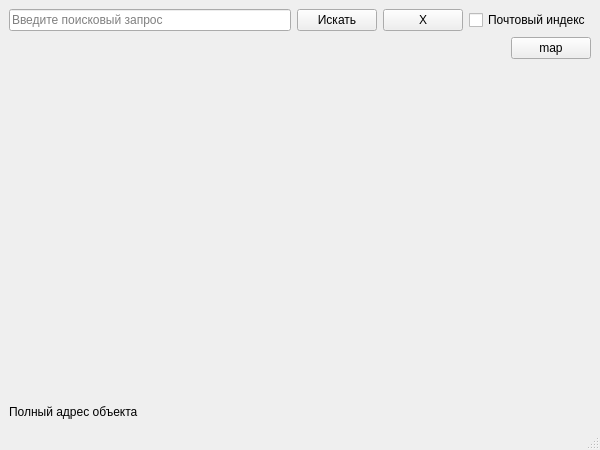
<?xml version="1.0" encoding="UTF-8"?>
<ui version="4.0">
 <class>MainWindow</class>
 <widget class="QMainWindow" name="MainWindow">
  <property name="geometry">
   <rect>
    <x>0</x>
    <y>0</y>
    <width>600</width>
    <height>450</height>
   </rect>
  </property>
  <property name="sizePolicy">
   <sizepolicy hsizetype="Preferred" vsizetype="Preferred">
    <horstretch>0</horstretch>
    <verstretch>0</verstretch>
   </sizepolicy>
  </property>
  <property name="maximumSize">
   <size>
    <width>600</width>
    <height>450</height>
   </size>
  </property>
  <property name="windowTitle">
   <string>MiniYandexMaps</string>
  </property>
  <widget class="QWidget" name="centralwidget">
   <property name="sizePolicy">
    <sizepolicy hsizetype="Preferred" vsizetype="Preferred">
     <horstretch>0</horstretch>
     <verstretch>0</verstretch>
    </sizepolicy>
   </property>
   <property name="maximumSize">
    <size>
     <width>16777215</width>
     <height>16777215</height>
    </size>
   </property>
   <property name="focusPolicy">
    <enum>Qt::ClickFocus</enum>
   </property>
   <layout class="QGridLayout" name="gridLayout">
    <item row="4" column="0" colspan="4">
     <layout class="QGridLayout" name="gridLayoutControls">
      <item row="0" column="1">
       <widget class="QPushButton" name="btnMapStyle">
        <property name="sizePolicy">
         <sizepolicy hsizetype="Fixed" vsizetype="Fixed">
          <horstretch>0</horstretch>
          <verstretch>0</verstretch>
         </sizepolicy>
        </property>
        <property name="text">
         <string>map</string>
        </property>
       </widget>
      </item>
      <item row="0" column="0">
       <spacer name="horizontalSpacer">
        <property name="orientation">
         <enum>Qt::Horizontal</enum>
        </property>
        <property name="sizeHint" stdset="0">
         <size>
          <width>255</width>
          <height>20</height>
         </size>
        </property>
       </spacer>
      </item>
      <item row="1" column="1">
       <spacer name="verticalSpacer">
        <property name="orientation">
         <enum>Qt::Vertical</enum>
        </property>
        <property name="sizeHint" stdset="0">
         <size>
          <width>20</width>
          <height>40</height>
         </size>
        </property>
       </spacer>
      </item>
     </layout>
    </item>
    <item row="1" column="0">
     <widget class="QLineEdit" name="lineEditSearch">
      <property name="sizePolicy">
       <sizepolicy hsizetype="MinimumExpanding" vsizetype="Fixed">
        <horstretch>0</horstretch>
        <verstretch>0</verstretch>
       </sizepolicy>
      </property>
      <property name="text">
       <string/>
      </property>
      <property name="placeholderText">
       <string>Введите поисковый запрос</string>
      </property>
      <property name="clearButtonEnabled">
       <bool>false</bool>
      </property>
     </widget>
    </item>
    <item row="1" column="1">
     <widget class="QPushButton" name="btnSearch">
      <property name="sizePolicy">
       <sizepolicy hsizetype="Fixed" vsizetype="Fixed">
        <horstretch>0</horstretch>
        <verstretch>0</verstretch>
       </sizepolicy>
      </property>
      <property name="text">
       <string>Искать</string>
      </property>
     </widget>
    </item>
    <item row="1" column="2">
     <widget class="QPushButton" name="btnClear">
      <property name="sizePolicy">
       <sizepolicy hsizetype="Fixed" vsizetype="Fixed">
        <horstretch>0</horstretch>
        <verstretch>0</verstretch>
       </sizepolicy>
      </property>
      <property name="text">
       <string>X</string>
      </property>
     </widget>
    </item>
    <item row="1" column="3">
     <widget class="QCheckBox" name="checkBoxPostCode">
      <property name="sizePolicy">
       <sizepolicy hsizetype="Fixed" vsizetype="Fixed">
        <horstretch>0</horstretch>
        <verstretch>0</verstretch>
       </sizepolicy>
      </property>
      <property name="text">
       <string>Почтовый индекс</string>
      </property>
      <property name="iconSize">
       <size>
        <width>20</width>
        <height>20</height>
       </size>
      </property>
      <property name="tristate">
       <bool>false</bool>
      </property>
     </widget>
    </item>
    <item row="6" column="0" colspan="4">
     <widget class="QLabel" name="labelFullAddress">
      <property name="text">
       <string>Полный адрес объекта</string>
      </property>
      <property name="buddy">
       <cstring></cstring>
      </property>
     </widget>
    </item>
   </layout>
  </widget>
  <widget class="QStatusBar" name="statusBar"/>
 </widget>
 <resources/>
 <connections/>
</ui>
